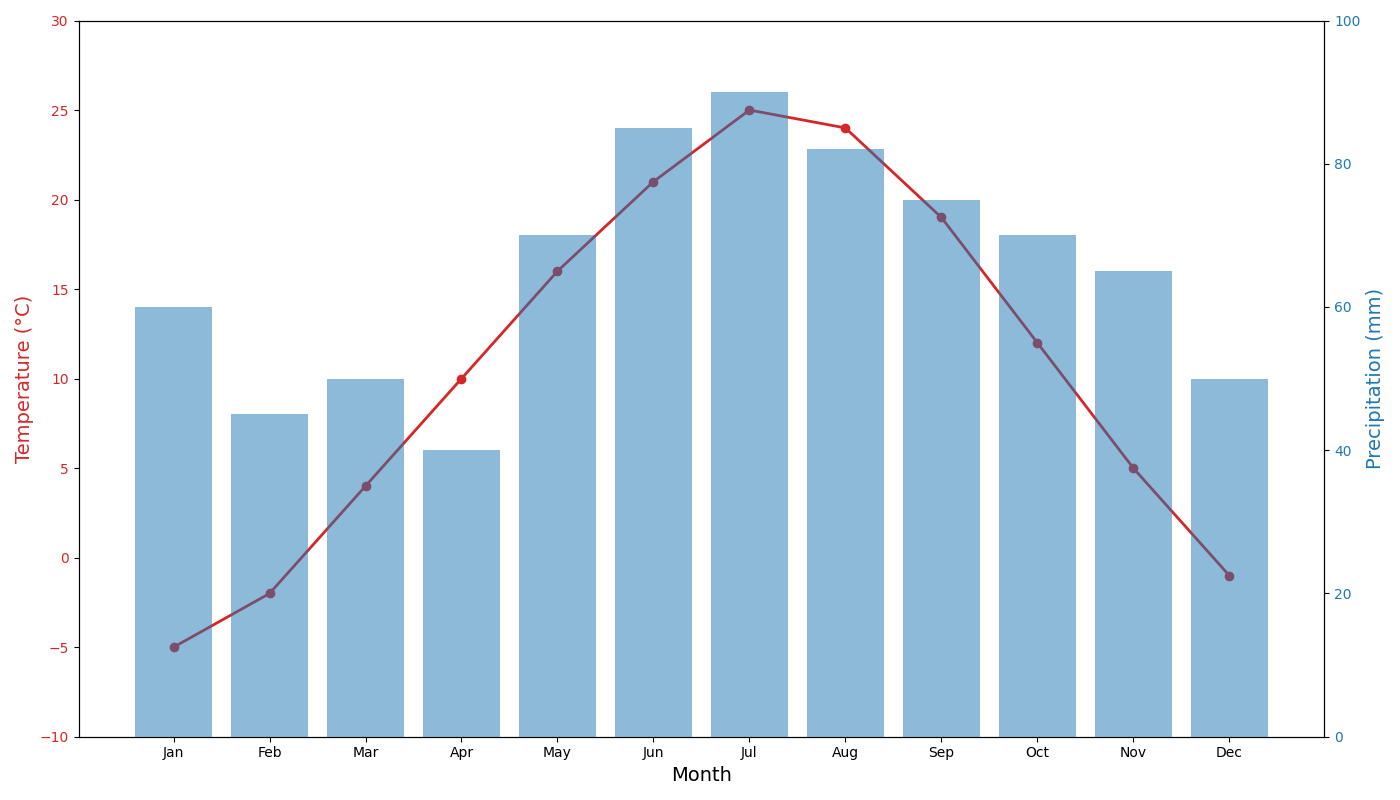

Write the Python code that produced this figure.
import matplotlib.pyplot as plt
import numpy as np

# Data
months = np.array(['Jan', 'Feb', 'Mar', 'Apr', 'May', 'Jun', 'Jul', 'Aug', 'Sep', 'Oct', 'Nov', 'Dec'])
temperature_celsius = np.array([-5, -2, 4, 10, 16, 21, 25, 24, 19, 12, 5, -1])
precipitation_mm = np.array([60, 45, 50, 40, 70, 85, 90, 82, 75, 70, 65, 50])

# Create a figure with two y-axes
fig, ax1 = plt.subplots(figsize=(14, 8))

# Plotting the temperature data
ax1.plot(months, temperature_celsius, color='tab:red', marker='o', linestyle='-', linewidth=2, markersize=6)
ax1.set_xlabel('Month', fontsize=14)
ax1.set_ylabel('Temperature (°C)', fontsize=14, color='tab:red')
ax1.tick_params(axis='y', labelcolor='tab:red')
ax1.set_ylim(-10, 30)

# Creating a second y-axis for precipitation
ax2 = ax1.twinx()
ax2.bar(months, precipitation_mm, color='tab:blue', alpha=0.5)
ax2.set_ylabel('Precipitation (mm)', fontsize=14, color='tab:blue')
ax2.tick_params(axis='y', labelcolor='tab:blue')
ax2.set_ylim(0, 100)

# Adjust layout for better fit
plt.tight_layout()

# Display the plot
plt.show()
